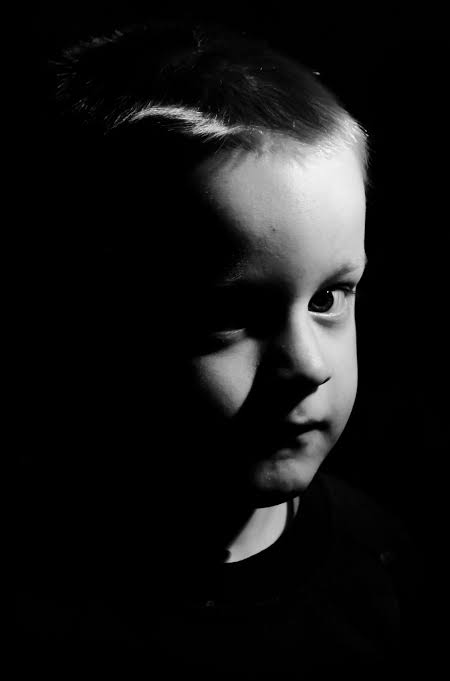
#> input picture CV/Week 3 (Image Processing part-1)/Media/M3/lowcont.png, 450 x 681 px, found by its file name
$ jupyter execute '3.01 Brightness _ Contrast Enhancement.ipynb'
#> lines starting #> are read from the running program, lines starting #| are printed output that depends on the picture
# <center> <font style="color:rgb(100,109,254)">Brightness & Contrast Enhancement</font>  <center>

[cell 1]
import cv2
import matplotlib.pyplot as plt
import numpy as np

## <font style="color:rgb(134,19,348)">Contrast Enhancement</font>

Contrast can be defined as the difference in intensity between the brightest and darkest regions of a an image. Greater the difference, higher is the contrast. With good Contrast in an image you can easily perceive the objects in it. <br>

**Note:** Max contrast of an image is known as Dynamic Range.

An easy way to improve or increase contrast is to scale the intensity, so what we do is we multiply all the intensity values of image by a constant factor and add that to the image.

- $Ib$ Output Image
- $I$  Input Image
- $\beta$ is the Constant factor

$$
I_b = I * \beta
$$

[cell 2]
image = cv2.imread('media/M3/lowcont.png')
#> image is the input picture: shape (681, 450, 3); min 0, max 249, mean 20.1

# Set the percent of contrast you want, in this case we are inreasing the contrast by 25%
Contrast_percent = 35

high_contrast = image * (1 + Contrast_percent / 100)

# Remember that numpy rounds of, so we need to clip values above 255 and below 0 and then convert it to uint8
high_contrast = np.clip(high_contrast, 0, 255)
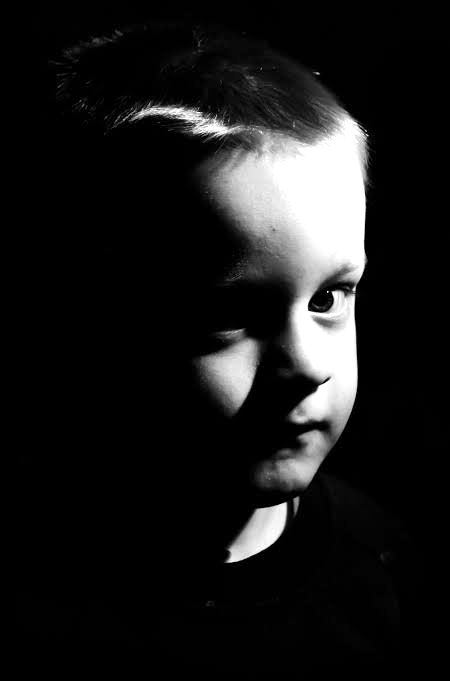
#> high_contrast: shape (681, 450, 3) float64; min 0, max 255, mean 26
high_contrast = np.uint8(high_contrast)

# Alternatively you can also divide by 255 and convert to float.

plt.figure(figsize=[18,18])
plt.subplot(131);plt.imshow(image[...,::-1]);plt.title("Normal");
plt.subplot(132);plt.imshow(high_contrast[...,::-1]);plt.title("High Contrast");
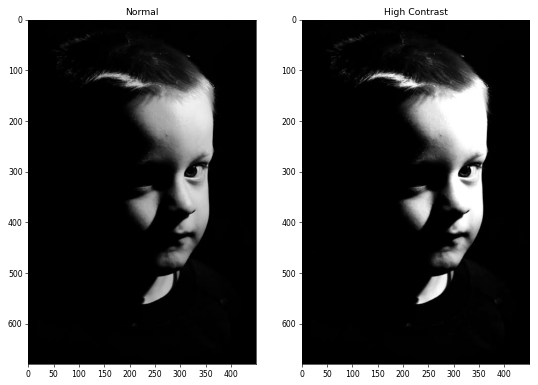
#> figure drawn by matplotlib, 2 panels

**As you can see the image on the right is more sharper since it has high contrast**
<br>

Now what this is doing do is that its increasing the difference between intensities. For example if previously the difference between certain two pixels <i>(pixel 1 = 50 and pixel 2 = 100)</i> was 50  and then if we increase the contrast by a 100% , then the pixel 1 and 2 become 100 and 200 respectively and the difference increases to 100.

### <font style="color:rgb(34,169,134)">Assignment: Do the above contrast enhancement but this time instead of clipping and converting to uint8, display the results in float 0-1 </font>

[cell 3]
## ADD CODE HERE

## <font style="color:rgb(134,19,348)">Brightness Enhancement</font>

In very simple terms you can say that brightness is the measure of how light or dark an image is but brightness is properly defined as a measure of light falling on the image. It can be thought of as the a mean of the R, G and B color values in an RGB image. To make an image brighter you must increase the intensity values by some constant and vice versa.

- $I_b$ Output Image
- $I$  Input Image
- $\beta$ is the Constant

$$
I_b = I + \beta
$$

[cell 4]
image = cv2.imread('media/M3/bright.jpg')
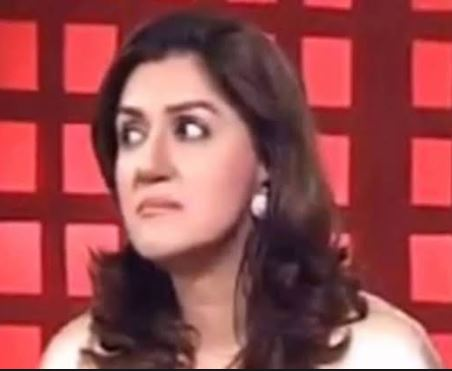
#> input picture CV/Week 3 (Image Processing part-1)/Media/M3/bright.jpg, 452 x 371 px, found by its file name
#> image is the input picture: shape (371, 452, 3); mean B, G, R 77.8, 74.9, 154.2

# Set some brightness constant value
constant = 50

# Add constant for increasing brightness, we convert to uint32 to prevent numpy rounding
bright_image = np.int32(image) + constant

# Remember that numpy rounds of, so we need to clip values above 255 and below 0 and then convert it to uint8
bright_image = np.clip(bright_image, 0, 255)
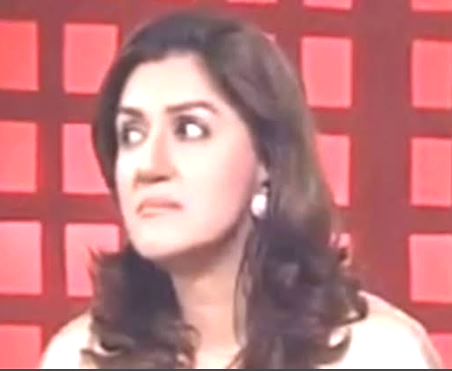
#> bright_image: shape (371, 452, 3) int32; mean B, G, R 127, 124, 191.7
bright_image = np.uint8(bright_image)

plt.figure(figsize=[18,18])
plt.subplot(131);plt.imshow(image[...,::-1]);plt.title("Normal");plt.axis('off');
plt.subplot(132);plt.imshow(bright_image[...,::-1]);plt.title("High Brightness");plt.axis('off');
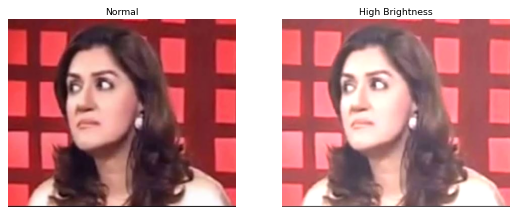
#> figure drawn by matplotlib, 2 panels
